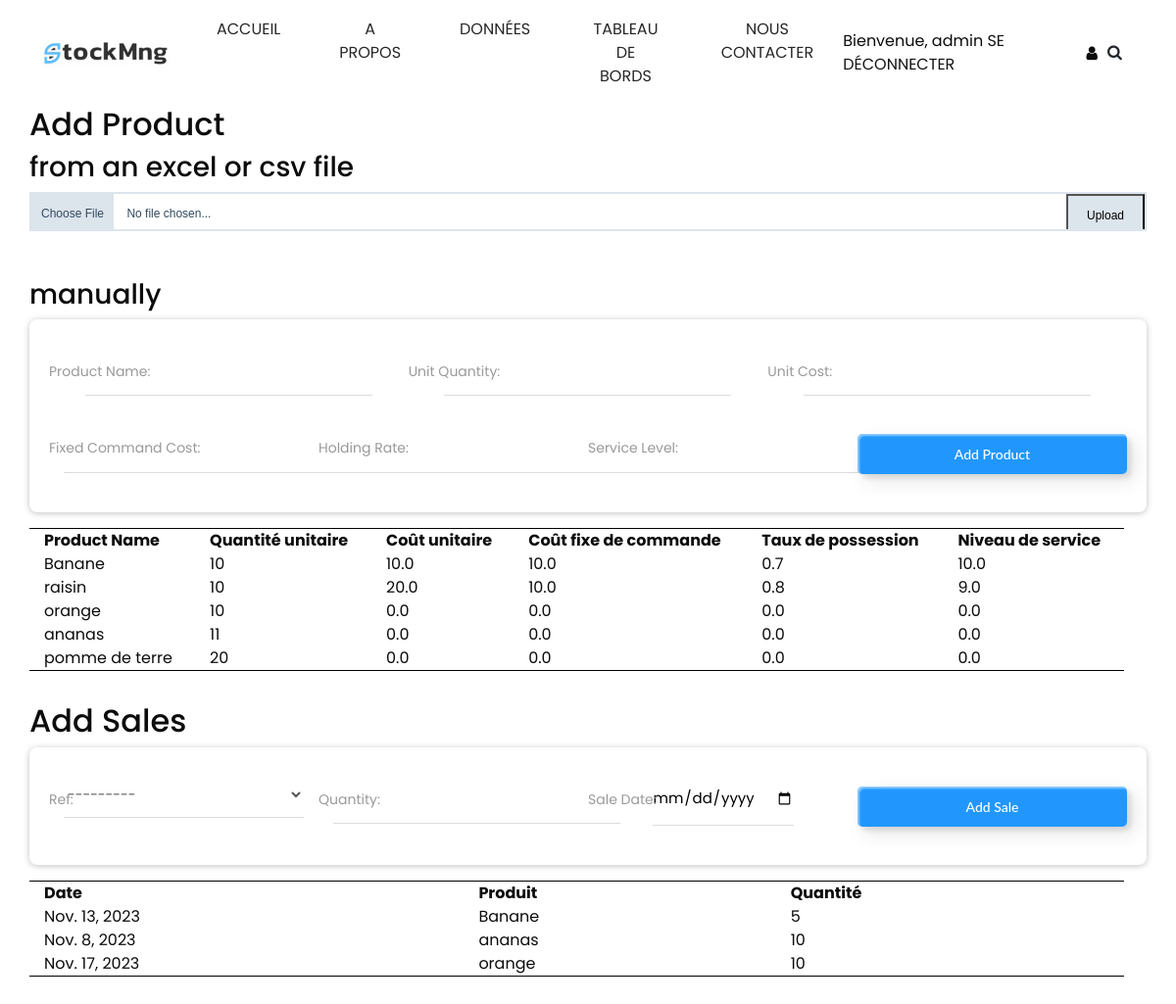
Before: /data (signed in) with the older database file.
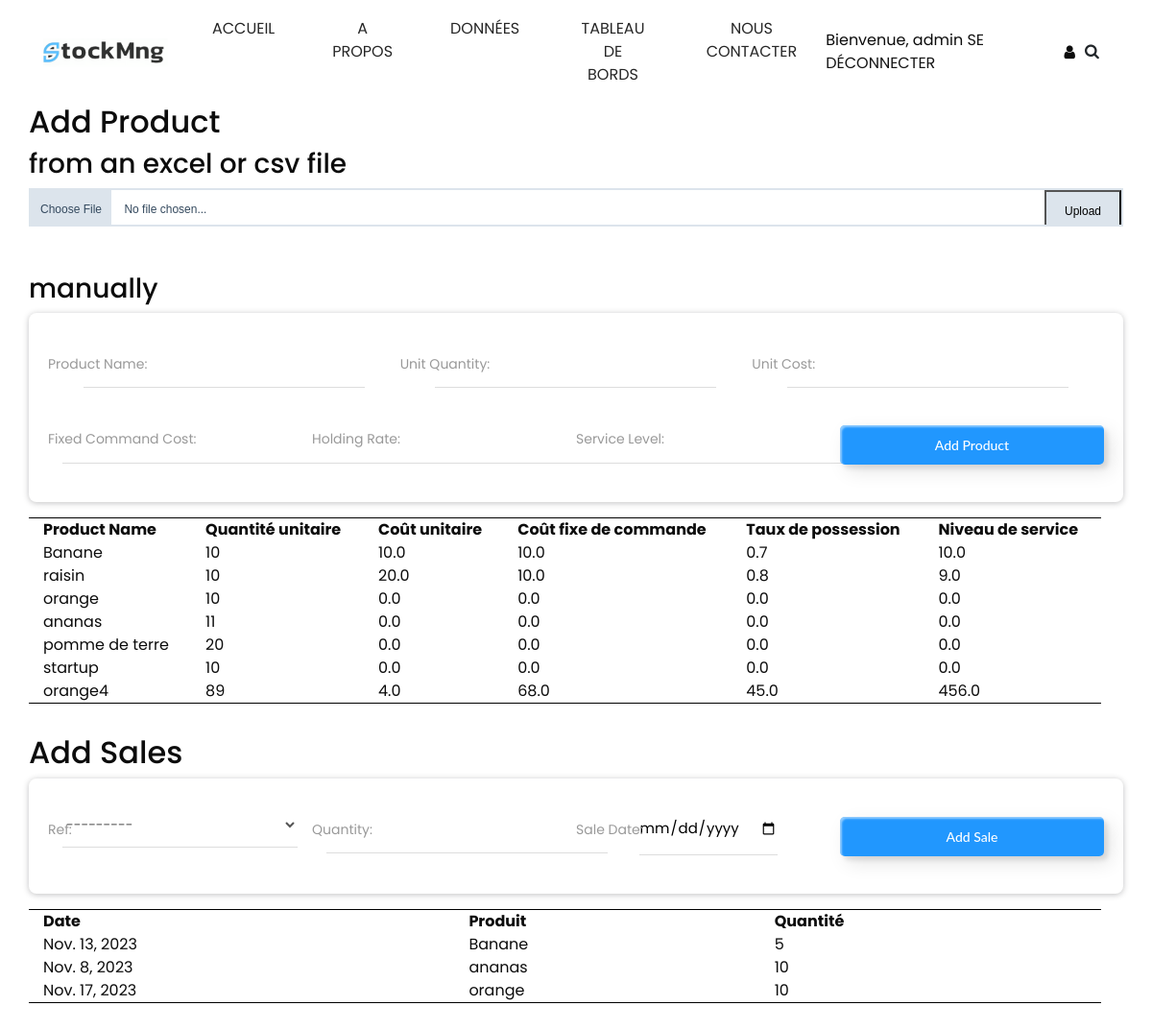
After: the same page with the newer database file.
### principal/models.py (models this page shows, shortened)
class Product(models.Model):
    product_name = models.CharField(max_length=255)
    qte_unitaire = models.IntegerField()
    unit_cost = models.FloatField()
    fixed_command_cost = models.FloatField()
    holding_rate = models.FloatField()
    service_level = models.FloatField()
    user = models.ForeignKey(User, on_delete=models.CASCADE)
    def __str__(self):
        return self.product_name

class Sale(models.Model):
    date = models.DateField()
    quantity = models.IntegerField()
    ref = models.ForeignKey(Product, on_delete=models.CASCADE)
    user = models.ForeignKey(User, on_delete=models.CASCADE)

### principal/views.py (the view)
# urls.py: path("data", views.handle_data_page, name="data"),
@login_required(login_url='login')
def handle_data_page(request):
    products = Product.objects.filter(user=request.user)
    sales = Sale.objects.filter(user=request.user)
    form_product = ProductForm()
    form_sale = SaleForm(user=request.user)
    file_upload_form = FileUploadForm()
    context = {'products': products,
               'sales': sales,
               'form_product': form_product,
               'form_sale': form_sale,
               'file_upload_form': file_upload_form
               }
    return render(request, "data.html", context)

### principal/forms.py
class ProductForm(forms.ModelForm):
    product_name = forms.CharField(label='Product Name')
    qte_unitaire = forms.IntegerField(label='Unit Quantity')
    unit_cost = forms.DecimalField(label='Unit Cost')
    fixed_command_cost = forms.DecimalField(label='Fixed Command Cost')
    holding_rate = forms.DecimalField(label='Holding Rate')
    service_level = forms.DecimalField(label='Service Level')
    class Meta:
        model = Product
        fields = [
            'product_name',
            'qte_unitaire',
            'unit_cost',
            'fixed_command_cost',
            'holding_rate',
            'service_level']

class SaleForm(forms.ModelForm):
    quantity = forms.IntegerField(label='Quantity')
    date = forms.DateField(
        label='Sale Date',
        widget=forms.DateInput(attrs={'type': 'date'})
    )
    class Meta:
        model = Sale
        fields = ['ref', 'quantity', 'date']
    def __init__(self, *args, **kwargs):
        user = kwargs.pop('user', None)
        super(SaleForm, self).__init__(*args, **kwargs)
        if user:
            self.fields['ref'].queryset = Product.objects.filter(user=user)

### template/data.html (shortened to what the changed rows need)
{% extends 'template.html' %}
{% load static %}
{% block content %}
<div class="container">
    <h2>Add Product</h2>
    <div class="table_display">
        <table>
            <tr>
                <th>Product Name</th>
                <th>Quantité unitaire</th>
                <th>Coût unitaire</th>
                <th>Coût fixe de commande</th>
                <th>Taux de possession</th>
                <th>Niveau de service</th>
            </tr>
            {% for product in products %}
                <tr>
                    <td>{{ product.product_name }}</td>
                    <td>{{ product.qte_unitaire }}</td>
                    <td>{{ product.unit_cost }}</td>
                    <td>{{ product.fixed_command_cost }}</td>
                    <td>{{ product.holding_rate}}</td>
                    <td>{{ product.service_level }}</td>
                </tr>
            {% empty %}
                <tr>
                    <td colspan="3">No products available.</td>
                </tr>
            {% endfor %}
        </table>
    </div>
    <h2>Add Sales</h2>
    <div class="add_data">
        <form class="row add-form" method="POST" action="{% url 'add_sale' %}">
            {% for field in form_sale %}
                <div class="col-md-3 datainput">
                    {{ field }}
                    <span class="highlight"></span>
                    {{ field.label_tag }}
                </div>
            {% endfor %}
        </form>
    </div>
    <div class="table_display">
        <table>
            <tr>
                <th>Date</th>
                <th>Produit</th>
                <th>Quantité</th>
            </tr>
            {% for sale in sales %}
                <tr>
                    <td>{{ sale.date }}</td>
                    <td>{{ sale.ref }}</td>
                    <td>{{ sale.quantity }}</td>
                </tr>
            {% empty %}
                <tr>
                    <td colspan="3">No products available.</td>
                </tr>
            {% endfor %}
        </table>
    </div>
</div>
{% endblock %}

Changed rows visible on the page:
added Product: product_name "startup", qte_unitaire "10", unit_cost "0.0", fixed_command_cost "0.0", holding_rate "0.0", service_level "0.0"
added Product: product_name "orange4", qte_unitaire "89", unit_cost "4.0", fixed_command_cost "68.0", holding_rate "45.0", service_level "456.0"
